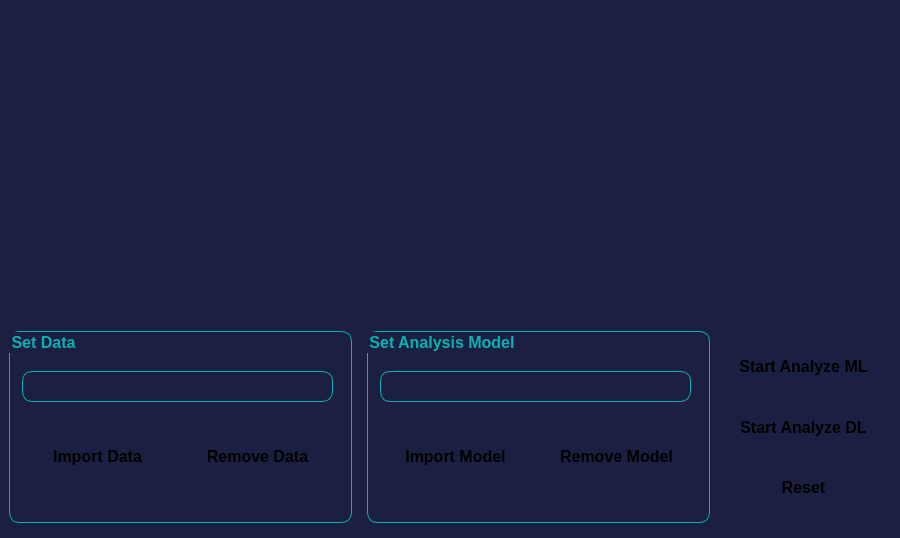
<?xml version="1.0" encoding="UTF-8"?>
<ui version="4.0">
 <class>Form</class>
 <widget class="QWidget" name="Form">
  <property name="geometry">
   <rect>
    <x>0</x>
    <y>0</y>
    <width>900</width>
    <height>538</height>
   </rect>
  </property>
  <property name="sizePolicy">
   <sizepolicy hsizetype="Fixed" vsizetype="Fixed">
    <horstretch>0</horstretch>
    <verstretch>0</verstretch>
   </sizepolicy>
  </property>
  <property name="windowTitle">
   <string>Form</string>
  </property>
  <layout class="QGridLayout" name="gridLayout">
   <property name="leftMargin">
    <number>0</number>
   </property>
   <property name="topMargin">
    <number>0</number>
   </property>
   <property name="rightMargin">
    <number>0</number>
   </property>
   <property name="bottomMargin">
    <number>0</number>
   </property>
   <item row="0" column="0">
    <widget class="QFrame" name="frame">
     <property name="styleSheet">
      <string notr="true">QWidget{
	background-color: #1b2043;
}
</string>
     </property>
     <property name="frameShape">
      <enum>QFrame::NoFrame</enum>
     </property>
     <property name="frameShadow">
      <enum>QFrame::Sunken</enum>
     </property>
     <layout class="QGridLayout" name="gridLayout_3">
      <item row="0" column="0">
       <layout class="QGridLayout" name="charts_gridLayout">
        <item row="0" column="0">
         <widget class="QWidget" name="polar_chart" native="true">
          <property name="minimumSize">
           <size>
            <width>310</width>
            <height>310</height>
           </size>
          </property>
          <property name="maximumSize">
           <size>
            <width>310</width>
            <height>310</height>
           </size>
          </property>
          <property name="sizeIncrement">
           <size>
            <width>310</width>
            <height>310</height>
           </size>
          </property>
         </widget>
        </item>
        <item row="0" column="1">
         <widget class="QWidget" name="pie_chart" native="true">
          <property name="minimumSize">
           <size>
            <width>550</width>
            <height>310</height>
           </size>
          </property>
          <property name="maximumSize">
           <size>
            <width>550</width>
            <height>310</height>
           </size>
          </property>
          <property name="sizeIncrement">
           <size>
            <width>550</width>
            <height>310</height>
           </size>
          </property>
         </widget>
        </item>
       </layout>
      </item>
      <item row="1" column="0">
       <layout class="QHBoxLayout" name="horizontalLayout_2" stretch="8,2">
        <property name="spacing">
         <number>6</number>
        </property>
        <property name="leftMargin">
         <number>0</number>
        </property>
        <property name="topMargin">
         <number>6</number>
        </property>
        <property name="rightMargin">
         <number>0</number>
        </property>
        <property name="bottomMargin">
         <number>6</number>
        </property>
        <item>
         <layout class="QHBoxLayout" name="horizontalLayout">
          <property name="spacing">
           <number>15</number>
          </property>
          <item>
           <widget class="QGroupBox" name="groupBox_2">
            <property name="sizePolicy">
             <sizepolicy hsizetype="MinimumExpanding" vsizetype="Expanding">
              <horstretch>0</horstretch>
              <verstretch>0</verstretch>
             </sizepolicy>
            </property>
            <property name="minimumSize">
             <size>
              <width>200</width>
              <height>0</height>
             </size>
            </property>
            <property name="font">
             <font>
              <family>Segoe UI</family>
              <pointsize>12</pointsize>
              <weight>75</weight>
              <bold>true</bold>
             </font>
            </property>
            <property name="styleSheet">
             <string notr="true">QGroupBox {
 	border: 1px solid rgb(9, 177, 177);
	color: rgb(9, 177, 177);
	border-radius: 10px; 
}</string>
            </property>
            <property name="title">
             <string>Set Data</string>
            </property>
            <widget class="QPushButton" name="remove_data">
             <property name="geometry">
              <rect>
               <x>173</x>
               <y>100</y>
               <width>151</width>
               <height>51</height>
              </rect>
             </property>
             <property name="sizePolicy">
              <sizepolicy hsizetype="Expanding" vsizetype="Expanding">
               <horstretch>0</horstretch>
               <verstretch>0</verstretch>
              </sizepolicy>
             </property>
             <property name="font">
              <font>
               <family>Segoe UI</family>
               <pointsize>12</pointsize>
               <weight>75</weight>
               <bold>true</bold>
              </font>
             </property>
             <property name="styleSheet">
              <string notr="true">QPushButton{
	color: rgb(0, 0, 0);
	border-width: 1px;
	border-radius: 10px;
	padding: 5px;
	background: qradialgradient(
        cx: 0.3, cy: -0.4, fx: 0.3, fy: -0.4,
        radius: 1.35, stop: 0 #fff, stop: 1 #888
        );
}

QPushButton:pressed {
    background-color: rgb(5, 112, 112);
}

QPushButton:hover:!pressed{
     background-color: rgb(85, 121, 124);
 }
</string>
             </property>
             <property name="text">
              <string>Remove Data</string>
             </property>
            </widget>
            <widget class="QPushButton" name="import_data">
             <property name="geometry">
              <rect>
               <x>13</x>
               <y>100</y>
               <width>151</width>
               <height>51</height>
              </rect>
             </property>
             <property name="sizePolicy">
              <sizepolicy hsizetype="Expanding" vsizetype="Expanding">
               <horstretch>0</horstretch>
               <verstretch>0</verstretch>
              </sizepolicy>
             </property>
             <property name="font">
              <font>
               <family>Segoe UI</family>
               <pointsize>12</pointsize>
               <weight>75</weight>
               <bold>true</bold>
              </font>
             </property>
             <property name="styleSheet">
              <string notr="true">QPushButton{
	color: rgb(0, 0, 0);
	border-width: 1px;
	border-radius: 10px;
	padding: 5px;
	background: qradialgradient(
        cx: 0.3, cy: -0.4, fx: 0.3, fy: -0.4,
        radius: 1.35, stop: 0 #fff, stop: 1 #888
        );
}

QPushButton:pressed {
    background-color: rgb(5, 112, 112);
}

QPushButton:hover:!pressed{
     background-color: rgb(85, 121, 124);
 }
</string>
             </property>
             <property name="text">
              <string>Import Data</string>
             </property>
            </widget>
            <widget class="QLabel" name="data_name">
             <property name="geometry">
              <rect>
               <x>13</x>
               <y>40</y>
               <width>311</width>
               <height>31</height>
              </rect>
             </property>
             <property name="sizePolicy">
              <sizepolicy hsizetype="Expanding" vsizetype="Expanding">
               <horstretch>0</horstretch>
               <verstretch>0</verstretch>
              </sizepolicy>
             </property>
             <property name="font">
              <font>
               <family>Segoe UI</family>
               <pointsize>12</pointsize>
               <weight>75</weight>
               <bold>true</bold>
              </font>
             </property>
             <property name="styleSheet">
              <string notr="true">border: 1px solid rgb(9, 177, 177);
color: rgb(9, 177, 177);
border-radius: 10px; 
</string>
             </property>
             <property name="text">
              <string/>
             </property>
             <property name="scaledContents">
              <bool>true</bool>
             </property>
             <property name="alignment">
              <set>Qt::AlignCenter</set>
             </property>
            </widget>
           </widget>
          </item>
          <item>
           <widget class="QGroupBox" name="groupBox_3">
            <property name="sizePolicy">
             <sizepolicy hsizetype="MinimumExpanding" vsizetype="Expanding">
              <horstretch>0</horstretch>
              <verstretch>0</verstretch>
             </sizepolicy>
            </property>
            <property name="minimumSize">
             <size>
              <width>200</width>
              <height>0</height>
             </size>
            </property>
            <property name="font">
             <font>
              <family>Segoe UI</family>
              <pointsize>12</pointsize>
              <weight>75</weight>
              <bold>true</bold>
             </font>
            </property>
            <property name="styleSheet">
             <string notr="true">QGroupBox {
 	border: 1px solid rgb(9, 177, 177);
	color: rgb(9, 177, 177);
	border-radius: 10px; 
}</string>
            </property>
            <property name="title">
             <string>Set Analysis Model</string>
            </property>
            <widget class="QLabel" name="model_name">
             <property name="geometry">
              <rect>
               <x>13</x>
               <y>40</y>
               <width>311</width>
               <height>31</height>
              </rect>
             </property>
             <property name="sizePolicy">
              <sizepolicy hsizetype="Expanding" vsizetype="Expanding">
               <horstretch>0</horstretch>
               <verstretch>0</verstretch>
              </sizepolicy>
             </property>
             <property name="font">
              <font>
               <family>Segoe UI</family>
               <pointsize>12</pointsize>
               <weight>75</weight>
               <bold>true</bold>
              </font>
             </property>
             <property name="styleSheet">
              <string notr="true">border: 1px solid rgb(9, 177, 177);
color: rgb(9, 177, 177);
border-radius: 10px; 
</string>
             </property>
             <property name="text">
              <string/>
             </property>
             <property name="scaledContents">
              <bool>true</bool>
             </property>
             <property name="alignment">
              <set>Qt::AlignCenter</set>
             </property>
            </widget>
            <widget class="QPushButton" name="import_model">
             <property name="geometry">
              <rect>
               <x>13</x>
               <y>100</y>
               <width>151</width>
               <height>51</height>
              </rect>
             </property>
             <property name="sizePolicy">
              <sizepolicy hsizetype="Expanding" vsizetype="Expanding">
               <horstretch>0</horstretch>
               <verstretch>0</verstretch>
              </sizepolicy>
             </property>
             <property name="font">
              <font>
               <family>Segoe UI</family>
               <pointsize>12</pointsize>
               <weight>75</weight>
               <bold>true</bold>
              </font>
             </property>
             <property name="styleSheet">
              <string notr="true">QPushButton{
	color: rgb(0, 0, 0);
	border-width: 1px;
	border-radius: 10px;
	padding: 5px;
	background: qradialgradient(
        cx: 0.3, cy: -0.4, fx: 0.3, fy: -0.4,
        radius: 1.35, stop: 0 #fff, stop: 1 #888
        );
}

QPushButton:pressed {
    background-color: rgb(5, 112, 112);
}

QPushButton:hover:!pressed{
     background-color: rgb(85, 121, 124);
 }
</string>
             </property>
             <property name="text">
              <string>Import Model</string>
             </property>
            </widget>
            <widget class="QPushButton" name="remove_model">
             <property name="geometry">
              <rect>
               <x>174</x>
               <y>100</y>
               <width>151</width>
               <height>51</height>
              </rect>
             </property>
             <property name="sizePolicy">
              <sizepolicy hsizetype="Expanding" vsizetype="Expanding">
               <horstretch>0</horstretch>
               <verstretch>0</verstretch>
              </sizepolicy>
             </property>
             <property name="font">
              <font>
               <family>Segoe UI</family>
               <pointsize>12</pointsize>
               <weight>75</weight>
               <bold>true</bold>
              </font>
             </property>
             <property name="styleSheet">
              <string notr="true">QPushButton{
	color: rgb(0, 0, 0);
	border-width: 1px;
	border-radius: 10px;
	padding: 5px;
	background: qradialgradient(
        cx: 0.3, cy: -0.4, fx: 0.3, fy: -0.4,
        radius: 1.35, stop: 0 #fff, stop: 1 #888
        );
}

QPushButton:pressed {
    background-color: rgb(5, 112, 112);
}

QPushButton:hover:!pressed{
     background-color: rgb(85, 121, 124);
 }
</string>
             </property>
             <property name="text">
              <string>Remove Model</string>
             </property>
            </widget>
           </widget>
          </item>
         </layout>
        </item>
        <item>
         <layout class="QVBoxLayout" name="verticalLayout">
          <property name="spacing">
           <number>10</number>
          </property>
          <property name="topMargin">
           <number>10</number>
          </property>
          <property name="bottomMargin">
           <number>10</number>
          </property>
          <item>
           <widget class="QPushButton" name="start_analyze_ML">
            <property name="sizePolicy">
             <sizepolicy hsizetype="Expanding" vsizetype="Expanding">
              <horstretch>1</horstretch>
              <verstretch>1</verstretch>
             </sizepolicy>
            </property>
            <property name="font">
             <font>
              <family>Segoe UI</family>
              <pointsize>12</pointsize>
              <weight>75</weight>
              <bold>true</bold>
             </font>
            </property>
            <property name="styleSheet">
             <string notr="true">QPushButton{
	color: rgb(0, 0, 0);
	border-width: 1px;
	border-radius: 10px;
	padding: 5px;
	background: qradialgradient(
        cx: 0.3, cy: -0.4, fx: 0.3, fy: -0.4,
        radius: 1.35, stop: 0 #fff, stop: 1 #888
        );
}

QPushButton:pressed {
    background-color: rgb(5, 112, 112);
}

QPushButton:hover:!pressed{
     background-color: rgb(85, 121, 124);
 }
</string>
            </property>
            <property name="text">
             <string>Start Analyze ML</string>
            </property>
           </widget>
          </item>
          <item>
           <widget class="QPushButton" name="start_analyze_DL">
            <property name="sizePolicy">
             <sizepolicy hsizetype="Expanding" vsizetype="Expanding">
              <horstretch>1</horstretch>
              <verstretch>1</verstretch>
             </sizepolicy>
            </property>
            <property name="font">
             <font>
              <family>Segoe UI</family>
              <pointsize>12</pointsize>
              <weight>75</weight>
              <bold>true</bold>
             </font>
            </property>
            <property name="styleSheet">
             <string notr="true">QPushButton{
	color: rgb(0, 0, 0);
	border-width: 1px;
	border-radius: 10px;
	padding: 5px;
	background: qradialgradient(
        cx: 0.3, cy: -0.4, fx: 0.3, fy: -0.4,
        radius: 1.35, stop: 0 #fff, stop: 1 #888
        );
}

QPushButton:pressed {
    background-color: rgb(5, 112, 112);
}

QPushButton:hover:!pressed{
     background-color: rgb(85, 121, 124);
 }
</string>
            </property>
            <property name="text">
             <string>Start Analyze DL</string>
            </property>
           </widget>
          </item>
          <item>
           <widget class="QPushButton" name="reset">
            <property name="sizePolicy">
             <sizepolicy hsizetype="Expanding" vsizetype="Expanding">
              <horstretch>1</horstretch>
              <verstretch>1</verstretch>
             </sizepolicy>
            </property>
            <property name="font">
             <font>
              <family>Segoe UI</family>
              <pointsize>12</pointsize>
              <weight>75</weight>
              <bold>true</bold>
             </font>
            </property>
            <property name="styleSheet">
             <string notr="true">QPushButton{
	color: rgb(0, 0, 0);
	border-width: 1px;
	border-radius: 10px;
	padding: 5px;
	background: qradialgradient(
        cx: 0.3, cy: -0.4, fx: 0.3, fy: -0.4,
        radius: 1.35, stop: 0 #fff, stop: 1 #888
        );
}

QPushButton:pressed {
    background-color: rgb(5, 112, 112);
}

QPushButton:hover:!pressed{
     background-color: rgb(85, 121, 124);
 }
</string>
            </property>
            <property name="text">
             <string>Reset</string>
            </property>
           </widget>
          </item>
         </layout>
        </item>
       </layout>
      </item>
     </layout>
    </widget>
   </item>
  </layout>
 </widget>
 <resources/>
 <connections/>
</ui>
